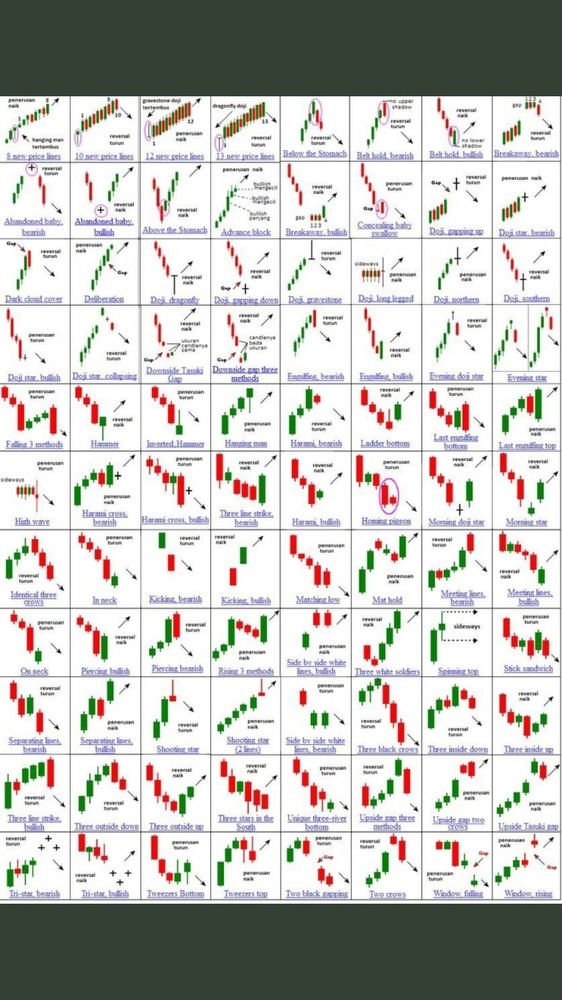
#> input picture attached_assets/IMG-20251217-WA0000_1766064147522.jpg, 562 x 1000 px, shrunk from 899 x 1599 before the run
$ python -i chart_price_reader.py   (imports and definitions only)
#> lines starting #> are read from the running program, lines starting #| are printed output that depends on the picture; after the words box and inside, x2 and y2 are one past the last pixel; in counts of white or black regions, pixels touching at a corner belong together
"""
📈 GRAFIK FİYAT OKUMA (OCR) SİSTEMİ
Chart'tan fiyat, target, stop-loss değerlerini otomatik oku
"""

import cv2
import numpy as np
from PIL import Image, ImageDraw, ImageFont
import logging
from typing import Dict, List, Tuple

logger = logging.getLogger(__name__)

class ChartPriceReader:
    """Grafik resminden fiyat bilgisini çıkart"""

    def __init__(self):
        self.price_patterns = [
            r'\d+\.?\d*',  # Sayıları bul
            r'[₺$€]?\d+\.?\d*',  # Para birimli sayılar
        ]

    def read_price_zones(self, image_path: str) -> Dict:
        """Grafik'ten fiyat bölgelerini oku"""
        try:
            image = cv2.imread(image_path)
#> image is the input picture: shape (1000, 562, 3); mean B, G, R 191.1, 194.9, 195.2
            if image is None:
                return {'error': 'Resim okunamadı'}

            gray = cv2.cvtColor(image, cv2.COLOR_BGR2GRAY)
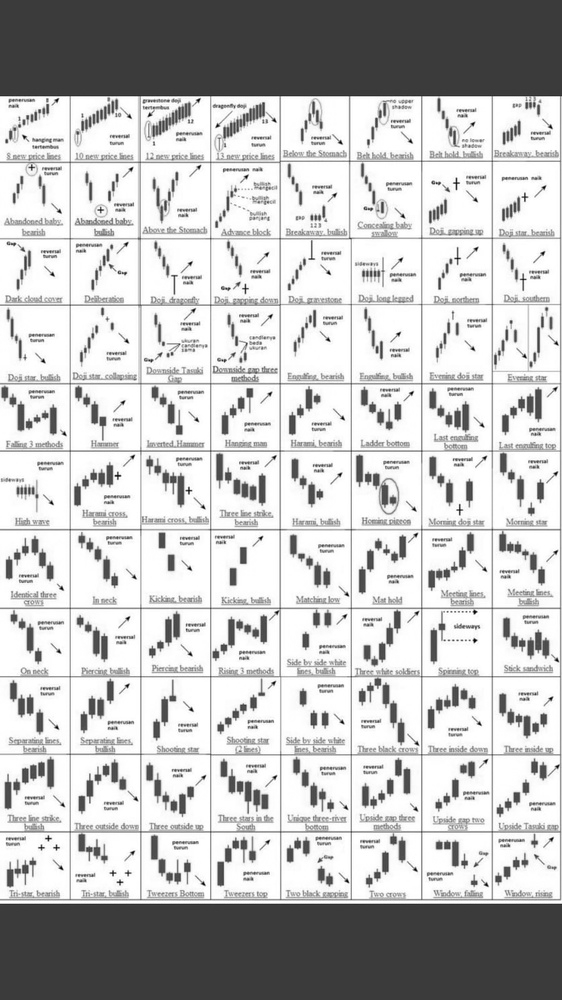
#> gray: shape (1000, 562); min 0, max 255, mean 194.6

            # Yüksek kontrastlı alanları bul (fiyat yazıları genelde)
            _, binary = cv2.threshold(gray, 150, 255, cv2.THRESH_BINARY)
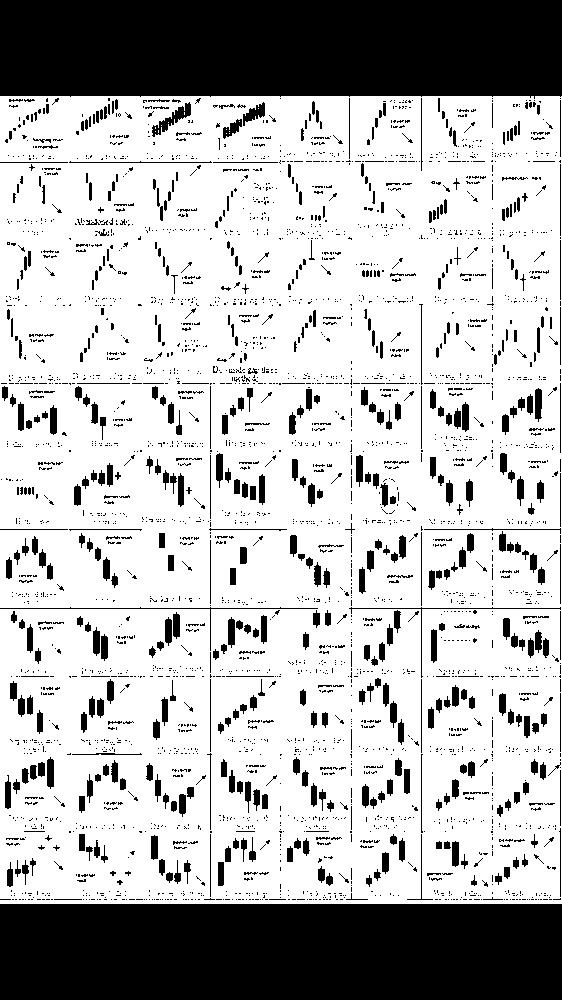
#> binary: shape (1000, 562); 72.9% white; 3456 black regions (2946 under 20 px), largest, box (x1, y1, x2, y2) and area: (0, 0, 562, 99) 53965, (0, 904, 562, 1000) 53952, (152, 102, 191, 137) 408

            h, w = binary.shape
#> h = 1000; w = 562

            # En üst (tepe fiyat), orta (current), alt (dip fiyat) bölgeleri
            top_region = binary[0:h//4, :]
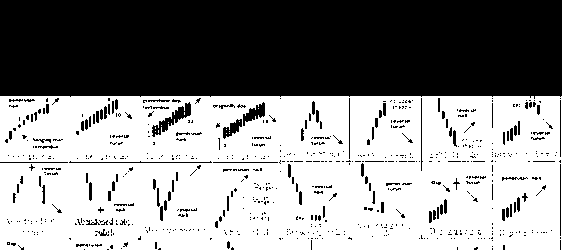
#> top_region: shape (250, 562); 57% white; 721 black regions (629 under 20 px), largest, box (x1, y1, x2, y2) and area: (0, 0, 562, 99) 53965, (152, 102, 191, 137) 408, (243, 102, 265, 126) 247
            middle_region = binary[h//3:2*h//3, :]
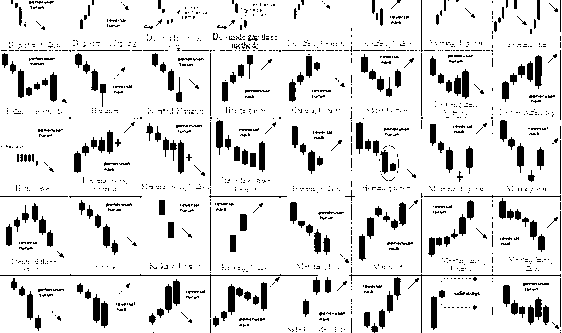
#> middle_region: shape (333, 562); 89.1% white; 1296 black regions (1086 under 20 px), largest, box (x1, y1, x2, y2) and area: (0, 274, 318, 318) 364, (349, 274, 561, 333) 279, (535, 55, 542, 89) 203
            bottom_region = binary[3*h//4:h, :]
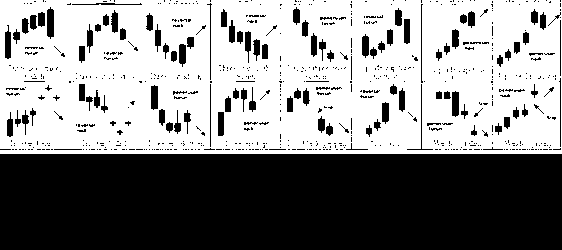
#> bottom_region: shape (250, 562); 54.6% white; 727 black regions (618 under 20 px), largest, box (x1, y1, x2, y2) and area: (0, 154, 562, 250) 53952, (47, 7, 54, 39) 197, (452, 91, 459, 117) 169

            zones = {
                'resistance': self._estimate_price_from_region(top_region, 'high'),
                'current': self._estimate_price_from_region(middle_region, 'mid'),
                'support': self._estimate_price_from_region(bottom_region, 'low'),
            }

            return {
                'zones': zones,
                'confidence': 0.6,
                'analysis': self._analyze_zones(zones)
            }

        except Exception as e:
            logger.error(f"Fiyat okuma hatası: {e}")
            return {'error': str(e)}

    def _estimate_price_from_region(self, region, region_type: str) -> Dict:
        """Bölgeden fiyat tahmini yap"""
#> called with region_type = 'high'
        # Piksel sayısına göre tahmin (gerçek OCR yerine)
        white_pixels = cv2.countNonZero(region)
#> white_pixels = 80022
        h, w = region.shape
#> h = 250; w = 562
        total_pixels = h * w
#> total_pixels = 140500
        density = white_pixels / total_pixels
#> density = 0.57

        return {
            'type': region_type,
            'pixel_density': round(density, 3),
            'estimated_strength': 'HIGH' if density > 0.4 else 'MEDIUM' if density > 0.2 else 'LOW'
        }

    def _analyze_zones(self, zones: Dict) -> str:
        """Fiyat bölgeleri analiz et"""
        msg = "📊 FİYAT BÖLGELERİ:\n"
        msg += f"📈 Direnç: {zones['resistance']['estimated_strength']}\n"
        msg += f"➡️  Mevcut: {zones['current']['estimated_strength']}\n"
        msg += f"📉 Destek: {zones['support']['estimated_strength']}\n"

        if zones['resistance']['estimated_strength'] == 'HIGH':
            msg += "\n⚠️  Tepede güçlü direnç var\n"

        return msg

    def extract_support_resistance(self, image_path: str) -> Dict:
        """Support/Resistance seviyeleri çıkart"""
        try:
            image = cv2.imread(image_path)
            gray = cv2.cvtColor(image, cv2.COLOR_BGR2GRAY)

            # Yatay çizgileri bul (Support/Resistance)
            edges = cv2.Canny(gray, 50, 150)
            lines = cv2.HoughLinesP(edges, 1, np.pi/180, 50, minLineLength=50, maxLineGap=10)

            horizontal_lines = []
            if lines is not None:
                for line in lines:
                    x1, y1, x2, y2 = line[0]
                    # Yatay çizgi mi?
                    if abs(y2 - y1) < 5:  # Neredeyse yatay
                        horizontal_lines.append(y1)

            # Y koordinatlarını sırala (tepeden tabana)
            horizontal_lines.sort()

            resistances = horizontal_lines[:max(1, len(horizontal_lines)//3)]
            supports = horizontal_lines[max(len(horizontal_lines)-len(horizontal_lines)//3, 1):]

            return {
                'support_levels': len(supports),
                'resistance_levels': len(resistances),
                'top_resistance': resistances[0] if resistances else None,
                'bottom_support': supports[-1] if supports else None,
                'message': f"📍 {len(supports)} Destek | {len(resistances)} Direnç seviyesi bulundu"
            }

        except Exception as e:
            logger.error(f"S/R çıkarma hatası: {e}")
            return {'error': str(e)}

    def get_analysis_message(self, image_path: str) -> str:
        """Grafik analiz mesajı oluştur"""
        msg = "📊 GRAFİK FİYAT ANALİZİ\n"
        msg += f"{'='*40}\n"

        price_zones = self.read_price_zones(image_path)
#> price_zones = 3 items
        if 'error' not in price_zones:
#> (the run stopped early here; a loop or call above may not have finished)

$ run again, on attached_assets/IMG-20251217-WA0002_1766064629580.jpg
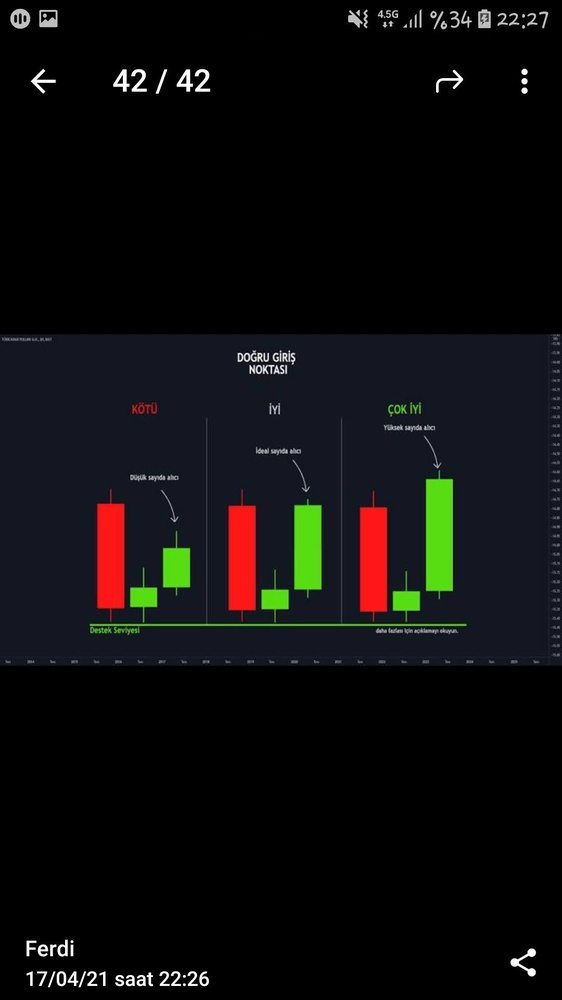
#> input picture attached_assets/IMG-20251217-WA0002_1766064629580.jpg, 562 x 1000 px, shrunk from 1080 x 1920 before the run
#> in read_price_zones, image is the input picture: shape (1000, 562, 3); mean B, G, R 13.2, 12.8, 13.5
#> in read_price_zones, `_, binary = cv2.threshold(gray, 150, 255, cv2.THRESH_BINARY)`:
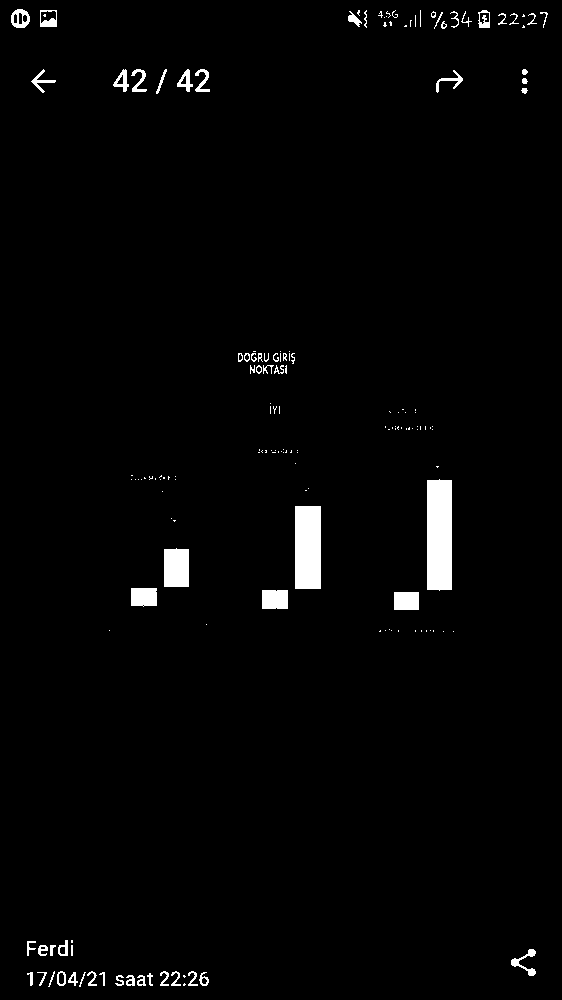
#> binary: shape (1000, 562); 2% white; 165 white regions (101 under 20 px), largest, box (x1, y1, x2, y2) and area: (427, 479, 452, 591) 2752, (295, 506, 321, 589) 2158, (164, 548, 189, 587) 951
#> top_region: shape (250, 562); 1.5% white; 39 white regions (15 under 20 px), largest, box (x1, y1, x2, y2) and area: (11, 9, 30, 28) 214, (40, 10, 57, 27) 165, (113, 69, 129, 92) 164
#> middle_region: shape (333, 562); 4.2% white; 101 white regions (83 under 20 px), largest, box (x1, y1, x2, y2) and area: (427, 146, 452, 258) 2752, (295, 173, 321, 256) 2158, (164, 215, 189, 254) 951
#> in read_price_zones, `bottom_region = binary[3*h//4:h, :]`:
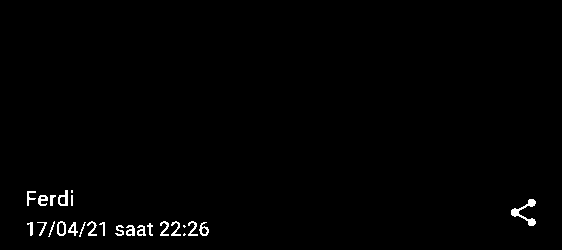
#> bottom_region: shape (250, 562); 0.96% white in thin lines or dots, all inside (x1, y1, x2, y2) = (27, 190, 536, 237)
#> white_pixels = 2159
#> density = 0.0154
#> price_zones = 3 items
